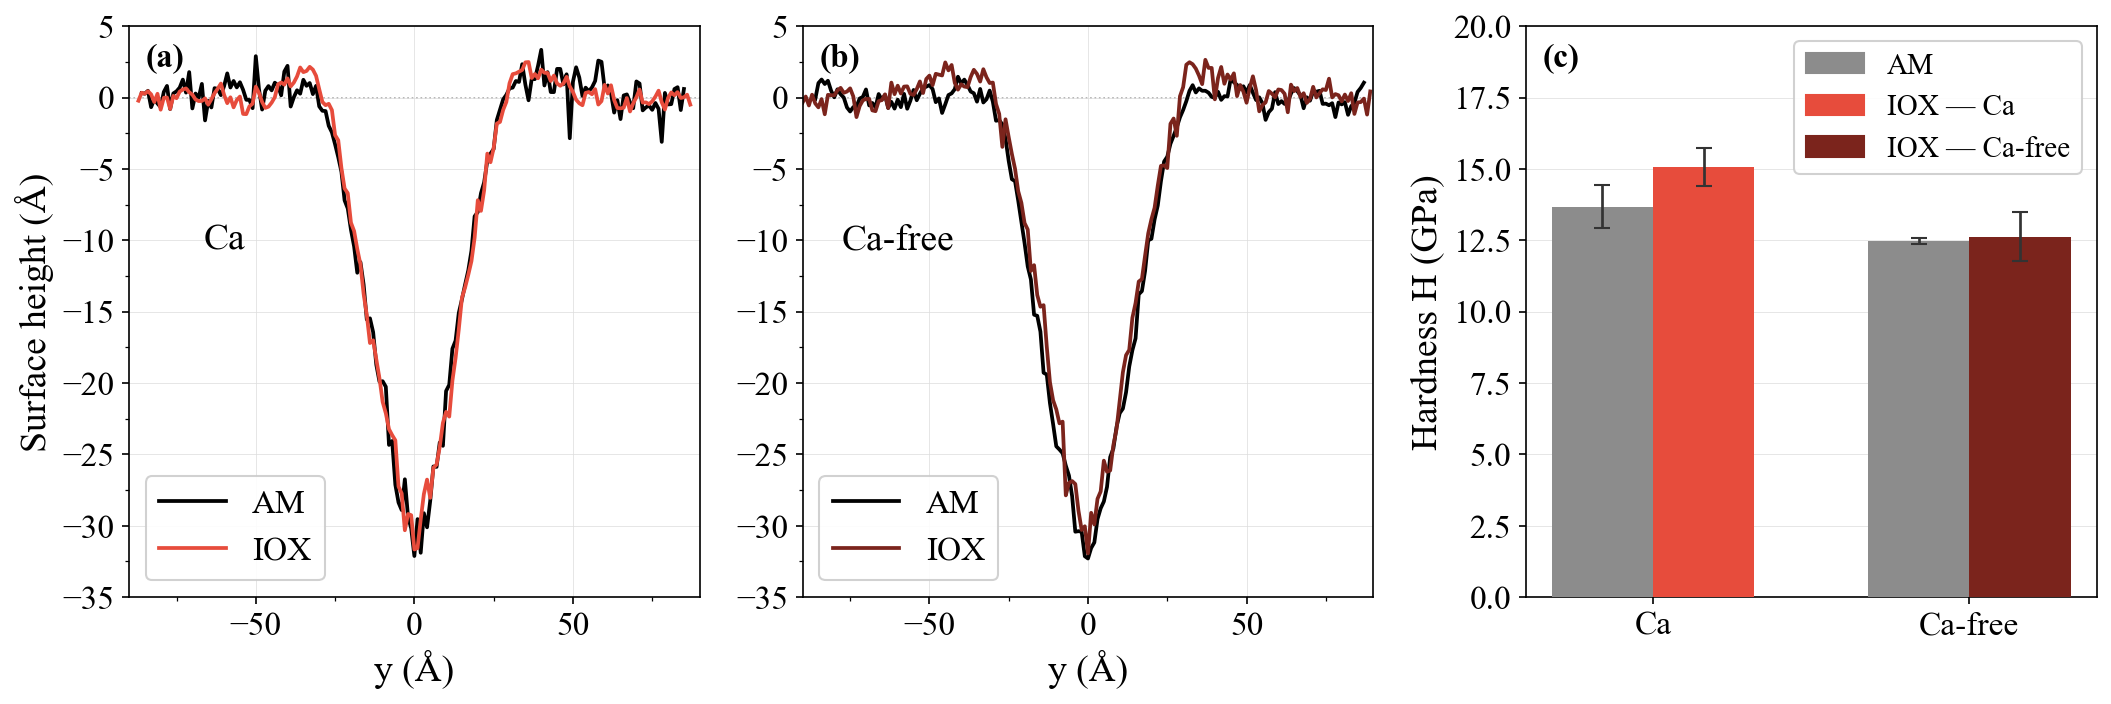

The Python source for this figure:
"""
fig_indentation_summary.py
Figura combinada de 3 paneles cuadrados sobre nanoindentacion:
  (a) perfil de superficie post-indentacion, CaO (ver surface_profile/fig_surface_profile.py)
  (b) idem, Ca-free
  (c) dureza H (Oliver-Pharr), media +/- desviacion estandar entre replicas (ver fig_H_bars.py)

Colores iguales a fig_molar_volume_comparison.py: AM = negro; IOX = rojo claro (Ca) /
rojo oscuro (Ca-free).

CaO AM en el perfil de superficie y en H usa solo r2,r3 (r1 es la muestra piloto,
caja mas chica, no comparable con el resto).
"""

import re
import subprocess
import sys
from pathlib import Path

import numpy as np
import matplotlib.pyplot as plt

HERE = Path(__file__).parent
sys.path.insert(0, str(HERE.parent))
from paper_style import BOX, FS_LABEL, FS_TEXT, apply_rcparams, make_fig, panel_letter, relabel
apply_rcparams()

C_AM = "black"
C_AM_BAR = "#8c8c8c"   # gris en las barras de H para que se vea la barra de error
C_IOX_CAO = "#e74c3c"
C_IOX_NOCA = "#7b241c"
DISPLAY = {"CaO": "Ca", "Ca-free": "Ca-free"}

# ── (a),(b): perfil de superficie ────────────────────────────────────────────

FRAMES = HERE / "surface_profile" / "lastframes"
TYPE_TIP = 6
X_HALF_WIDTH = 6.0
SBIN = 1.0

PROFILE_CASES = {
    "CaO":     {"AM": ("cao_x0_r{r}", (2, 3)),      "IOX": ("cao_iex_xt15_r{r}_300K", (1, 2, 3))},
    "Ca-free": {"AM": ("noca_x0_r{r}", (1, 2, 3)),  "IOX": ("noca_iex_xt25_r{r}_300K", (1, 2, 3))},
}


def read_last_frame(path):
    with open(path) as f:
        header = f.readline()
    lo_str = header.split("box_lo=")[1].split("box_len=")[0]
    len_str = header.split("box_len=")[1]
    lo = np.array([float(v) for v in lo_str.split()])
    length = np.array([float(v) for v in len_str.split()])
    data = np.loadtxt(path, skiprows=1)
    types = data[:, 1].astype(int)
    xyz = data[:, 2:5]
    return types, xyz, lo, length


def replica_profile(tag):
    types, xyz, lo, length = read_last_frame(FRAMES / f"{tag}_last.txt")
    xmid = lo[0] + 0.5 * length[0]
    glass = types != TYPE_TIP
    sl = glass & (np.abs(xyz[:, 0] - xmid) <= X_HALF_WIDTH)
    y = xyz[sl, 1]
    z = xyz[sl, 2]

    y0 = lo[1]
    n_bins = int(round(length[1] / SBIN))
    edges = y0 + np.arange(n_bins + 1) * SBIN
    centers = 0.5 * (edges[:-1] + edges[1:])
    zmax = np.full(n_bins, np.nan)
    idx = np.clip(((y - y0) / SBIN).astype(int), 0, n_bins - 1)
    for b in range(n_bins):
        sel = idx == b
        if sel.any():
            zmax[b] = z[sel].max()

    y_rel = centers - (y0 + 0.5 * length[1])
    far = np.abs(y_rel) > 0.35 * length[1]
    baseline = np.nanmedian(zmax[far])
    return y_rel, zmax - baseline


Y_GRID = np.arange(-95.0, 95.0 + SBIN, SBIN)


def averaged_profile(tag_pat, reps):
    profiles = [replica_profile(tag_pat.format(r=r)) for r in reps]
    interp = []
    for y, z in profiles:
        ok = ~np.isnan(z)
        interp.append(np.interp(Y_GRID, y[ok], z[ok], left=np.nan, right=np.nan))
    stacked = np.array(interp)
    return Y_GRID, np.nanmean(stacked, axis=0)


# ── (c): dureza H ────────────────────────────────────────────────────────────

H_CASES = {
    "CaO":  {"AM": "cao_x0_r{r}",  "IOX": "cao_iex_xt15_r{r}"},
    "Ca-free": {"AM": "noca_x0_r{r}", "IOX": "noca_iex_xt25_r{r}"},
}
H_EXCLUDE = {("Ca-free", "AM"): (2,), ("CaO", "AM"): (1,)}


def hardness(folder):
    out = subprocess.run(["python3", "compute_H_auto.py"], cwd=HERE / folder,
                         capture_output=True, text=True, check=True).stdout
    return float(re.search(r"H = ([\d.]+) GPa", out).group(1))


h_stats = {}
for glass, conds in H_CASES.items():
    for cond, pat in conds.items():
        v = np.array([hardness(pat.format(r=r)) for r in (1, 2, 3) if r not in H_EXCLUDE.get((glass, cond), ())])
        h_stats[(glass, cond)] = (v.mean(), v.std(ddof=1))

# ── Figura: 1x3 paneles cuadrados ────────────────────────────────────────────

fig, axes = make_fig(1, 3)

for ax, glass, c_iox, letter in zip(axes[:2], ("CaO", "Ca-free"), (C_IOX_CAO, C_IOX_NOCA), ("(a)", "(b)")):
    conds = PROFILE_CASES[glass]
    for cond, color in (("AM", C_AM), ("IOX", c_iox)):
        pat, reps = conds[cond]
        y, z = averaged_profile(pat, reps)
        ax.plot(y, z, color=color, lw=1.8, label=relabel(cond))
    ax.axhline(0, color="#aaaaaa", lw=0.8, ls=":", zorder=0)
    ax.set_xlim(-90, 90)
    ax.set_ylim(-35, 5)
    ax.set_yticks(np.arange(-35, 6, 5))
    ax.set_xlabel("y (Å)", fontsize=FS_LABEL)
    ax.text(-60, -10, DISPLAY[glass], ha="center", va="center", fontsize=FS_LABEL, zorder=5)
    ax.xaxis.set_minor_locator(plt.matplotlib.ticker.AutoMinorLocator(2))
    ax.yaxis.set_minor_locator(plt.matplotlib.ticker.AutoMinorLocator(2))
    ax.tick_params(labelsize=FS_TEXT, which="both")
    ax.grid(lw=0.35, color="#dddddd", zorder=0)
    for sp in ax.spines.values():
        sp.set_visible(True)
        sp.set_linewidth(0.8)
    ax.legend(fontsize=FS_TEXT, frameon=True, framealpha=0.9, edgecolor="#cccccc")
    panel_letter(ax, letter)

axes[0].set_ylabel("Surface height (Å)", fontsize=FS_LABEL)

# (c) barras de H
ax = axes[2]
glasses = list(H_CASES)
x0 = np.arange(len(glasses))
width = 0.32
bar_colors = {"CaO": C_IOX_CAO, "Ca-free": C_IOX_NOCA}
for k, cond in enumerate(("AM", "IOX")):
    means = [h_stats[(g, cond)][0] for g in glasses]
    sds = [h_stats[(g, cond)][1] for g in glasses]
    colors = [C_AM_BAR if cond == "AM" else bar_colors[g] for g in glasses]
    ax.bar(x0 + (k - 0.5) * width, means, width, yerr=sds, capsize=4, color=colors,
           edgecolor="none", error_kw=dict(lw=1.3, ecolor="#333333"), zorder=3)

ax.set_xticks(x0)
ax.set_xticklabels([DISPLAY[g] for g in glasses], fontsize=FS_TEXT)
ax.set_ylabel("Hardness H (GPa)", fontsize=FS_LABEL)
ax.set_ylim(0, 20)
ax.grid(axis="y", lw=0.35, color="#dddddd", zorder=0)
ax.tick_params(labelsize=FS_TEXT)
for sp in ax.spines.values():
    sp.set_visible(True)
    sp.set_linewidth(0.8)

from matplotlib.patches import Patch
handles = [Patch(color=C_AM_BAR, label="AM"),
           Patch(color=C_IOX_CAO, label="IOX — Ca"),
           Patch(color=C_IOX_NOCA, label="IOX — Ca-free")]
ax.legend(handles=handles, fontsize=14, frameon=True, framealpha=0.9,
          edgecolor="#cccccc", loc="upper right")
panel_letter(ax, "(c)")

fig.subplots_adjust(wspace=0.18, top=0.95)
pos_c = axes[2].get_position()
axes[2].set_position([pos_c.x0 + 0.02, pos_c.y0, pos_c.width, pos_c.height])
out = HERE / "fig_indentation_summary.pdf"
fig.savefig(out, dpi=300, bbox_inches="tight")
fig.savefig(out.with_suffix(".png"), dpi=150, bbox_inches="tight")
print(f"Guardado: {out.name}")
